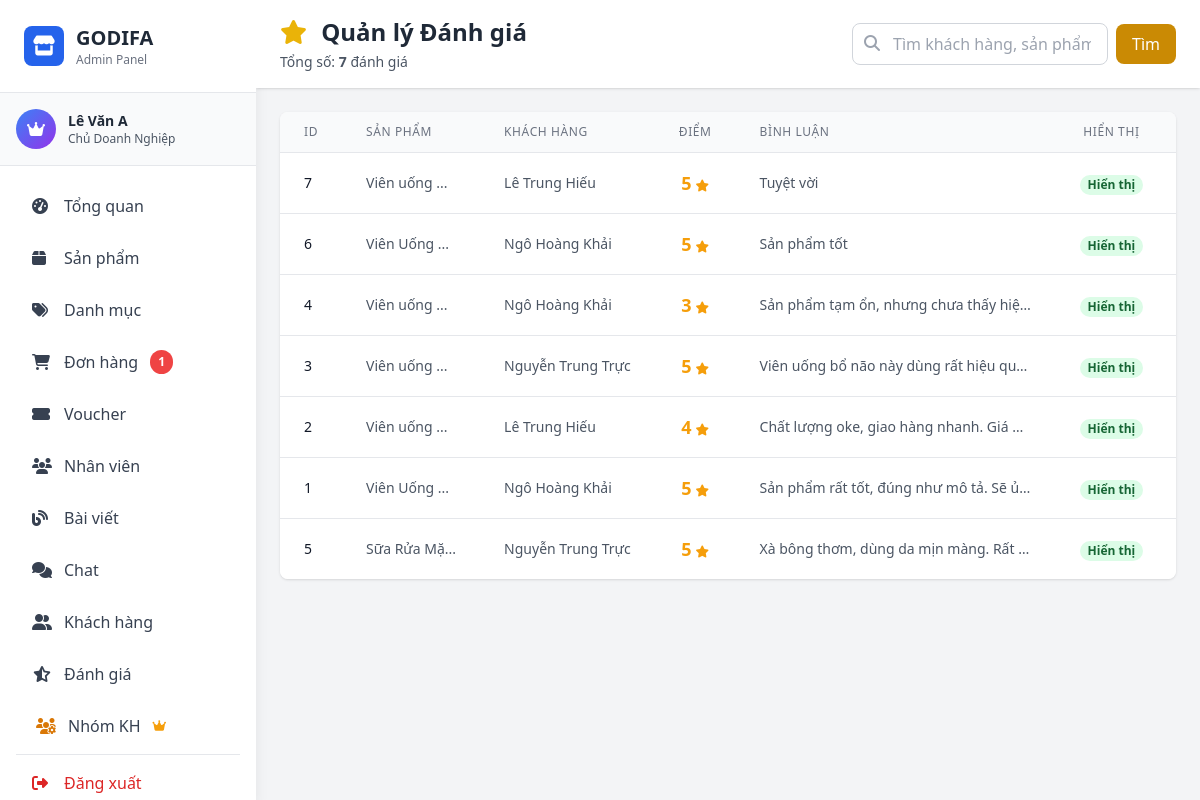
Page /admin/pages/reviews.php (signed in) on the earlier database version.
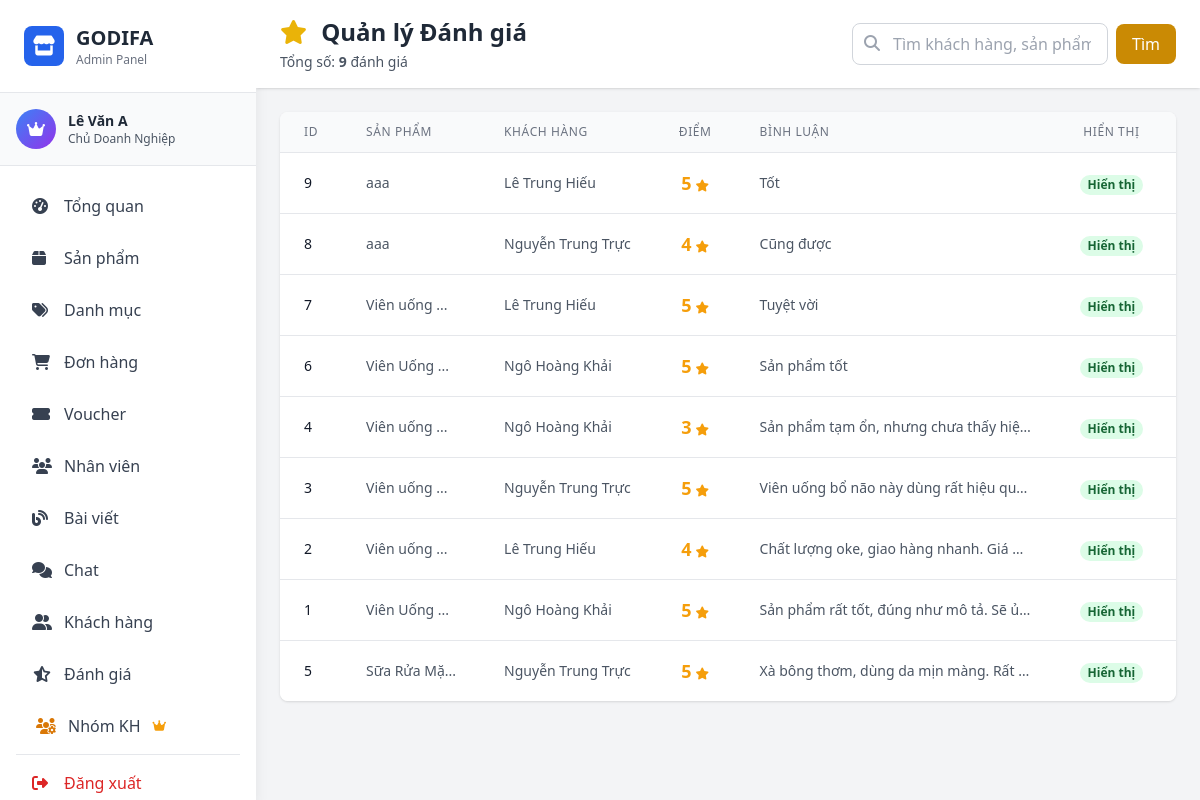
Same page on the later database version.
### tables this page shows
CREATE TABLE IF NOT EXISTS `review` (
  `reviewID` int NOT NULL AUTO_INCREMENT,
  `rating` int NOT NULL,
  `comment` varchar(500) NOT NULL,
  `dateReview` datetime NOT NULL DEFAULT CURRENT_TIMESTAMP,
  `orderID` int NOT NULL,
  `productID` int NOT NULL,
  `customerID` int NOT NULL,
  `status` tinyint NOT NULL DEFAULT '0',
  PRIMARY KEY (`reviewID`),
  KEY `fk_review_user` (`customerID`),
  KEY `fk_review_product` (`productID`),
  KEY `fk_review_order` (`orderID`)
);

CREATE TABLE IF NOT EXISTS `product` (
  `productID` int NOT NULL AUTO_INCREMENT,
  `productName` varchar(150) NOT NULL,
  `SKU_MRK` varchar(30) NOT NULL,
  `stockQuantity` int NOT NULL,
  `price` float NOT NULL,
  `description` varchar(500) NOT NULL,
  `image` varchar(100) NOT NULL,
  `categoryID` int NOT NULL,
  `status` tinyint(1) NOT NULL DEFAULT '1' COMMENT '1=Hoạt động, 0=Đã khóa',
  PRIMARY KEY (`productID`),
  KEY `fk_product_category` (`categoryID`)
);

CREATE TABLE IF NOT EXISTS `customer` (
  `customerID` int NOT NULL AUTO_INCREMENT,
  `customerName` varchar(100) NOT NULL,
  `phone` text NOT NULL,
  `email` varchar(100) NOT NULL,
  `password` varchar(100) NOT NULL,
  `status` tinyint(1) NOT NULL DEFAULT '1' COMMENT '1=Hoạt động, 0=Đã khóa',
  `groupID` int DEFAULT NULL COMMENT 'ID nhóm khách hàng',
  `note` text DEFAULT NULL COMMENT 'Ghi chú thông tin khách hàng',
  PRIMARY KEY (`customerID`),
  UNIQUE KEY `email` (`email`),
  KEY `idx_status` (`status`),
  KEY `idx_groupID` (`groupID`)
);

### model/mReview.php (called while the page is built, shortened)
<?php
require_once __DIR__ . '/database.php';
class Review {
    private $conn;
    public function __construct() {
        $db = new clsKetNoi();
        $this->conn = $db->moKetNoi();
    }
    public function getFilteredReviews($search = '', $status = -1) {
        $sql = "
            SELECT
                r.*, c.customerName, p.productName
            FROM review r
            INNER JOIN customer c ON r.customerID = c.customerID
            INNER JOIN product p ON r.productID = p.productID
            WHERE 1=1
        ";
        $sql .= " ORDER BY r.dateReview DESC";
        $stmt = mysqli_prepare($this->conn, $sql);
        mysqli_stmt_execute($stmt);
        $result = mysqli_stmt_get_result($stmt);
        $reviews = [];
        while ($row = mysqli_fetch_assoc($result)) {
            $reviews[] = $row;
        }
        return $reviews;
    }
}

### model/database.php (called while the page is built, shortened)
<?php
class Database {
    private static $instance = null;
    private $connection;
    private function __construct() {
        try {
            $this->connection = mysqli_connect(
                self::DB_HOST,
                self::DB_USER,
                self::DB_PASS,
                self::DB_NAME
            );
            mysqli_set_charset($this->connection, self::DB_CHARSET);
        } catch (Exception $e) {
            die("Database Error: " . $e->getMessage());
        }
    }
    public static function getInstance() {
        if (self::$instance === null) {
            self::$instance = new self();
        }
        return self::$instance;
    }
    public function getConnection() {
        return $this->connection;
    }
}
class clsKetNoi {
    public function moKetNoi() {
        return Database::getInstance()->getConnection();
    }
}
?>

### controller/admin/cReview.php (called while the page is built, shortened)
<?php
require_once __DIR__ . '/../../model/mReview.php';
class cReview {
    protected $reviewModel;
    public function __construct() {
        $this->reviewModel = new Review();
    }
    public function getReviews($search = '', $status = -1) {
        return $this->reviewModel->getFilteredReviews($search, $status);
    }
}

### admin/pages/reviews.php (the view, shortened to what the rows shown need)
<?php
require_once __DIR__ . '/../../controller/admin/cReview.php';
$reviewController = new cReview();
$searchKeyword = isset($_GET['search']) ? trim($_GET['search']) : '';
$reviews = $reviewController->getReviews($searchKeyword, -1);
include __DIR__ . '/../includes/header.php';
?>
<div class="flex h-screen bg-gray-100">
    <?php include __DIR__ . '/../includes/sidebar.php'; ?>
    <div class="flex-1 overflow-y-auto ml-64">
        <div class="bg-white shadow sticky top-0 z-10">
            <div class="px-4 md:px-6 py-4 flex flex-wrap justify-between items-center gap-4">
                <div>
                    <h1 class="text-xl md:text-2xl font-bold text-gray-800">
                        <i class="fas fa-star text-yellow-500 mr-2"></i>
                        Quản lý Đánh giá
                    </h1>
                </div>
            </div>
        </div>
        <div class="p-4 md:p-6">
            <div class="bg-white rounded-lg shadow overflow-hidden">
                <?php if (empty($reviews)): ?>
                <div class="p-8 text-center text-gray-500">
                    <i class="fas fa-search-minus text-4xl mb-2 text-gray-300"></i>
                    <p>Không tìm thấy đánh giá nào phù hợp.</p>
                </div>
                <?php else: ?>
                <table class="min-w-full divide-y divide-gray-200" id="reviewsTable">
                    <thead class="bg-gray-50">
                        <tr>
                            <th class="px-6 py-3 text-left text-xs font-medium text-gray-500 uppercase tracking-wider">ID</th>
                            <th class="px-6 py-3 text-left text-xs font-medium text-gray-500 uppercase tracking-wider">Sản phẩm</th>
                            <th class="px-6 py-3 text-left text-xs font-medium text-gray-500 uppercase tracking-wider">Khách hàng</th>
                            <th class="px-6 py-3 text-center text-xs font-medium text-gray-500 uppercase tracking-wider">Điểm</th>
                            <th class="px-6 py-3 text-left text-xs font-medium text-gray-500 uppercase tracking-wider">Bình luận</th>
                            <th class="px-6 py-3 text-center text-xs font-medium text-gray-500 uppercase tracking-wider">Hiển thị</th>
                            <th class="px-6 py-3 text-center text-xs font-medium text-gray-500 uppercase tracking-wider">Thao tác</th>
                        </tr>
                    </thead>
                    <tbody class="bg-white divide-y divide-gray-200">
                        <?php foreach ($reviews as $review): ?>
                        <?php
                        $reviewID = $review['reviewID'] ?? 0;
                        $productName = htmlspecialchars($review['productName'] ?? 'Sản phẩm N/A');
                        $customerName = htmlspecialchars($review['customerName'] ?? 'Khách hàng N/A');
                        $rating = $review['rating'] ?? 0;
                        $comment = htmlspecialchars($review['comment'] ?? 'Không có bình luận.');
                        $status = $review['status'] ?? 1;
                        $statusText = ($status == 1) ? 'Hiển thị' : 'Đang ẩn';
                        $statusColor = ($status == 1) ? 'bg-green-100 text-green-800' : 'bg-gray-100 text-gray-700';
                        $maxProductNameLength = 10;
                        $productNameExcerpt = mb_substr($productName, 0, $maxProductNameLength);
                        if (mb_strlen($productName) > $maxProductNameLength) {
                            $productNameExcerpt .= '...';
                        }
                        $commentExcerpt = mb_substr($comment, 0, 50) . (mb_strlen($comment) > 50 ? '...' : '');
                        ?>
                        <tr class="<?php echo $status != 1 ? 'opacity-75' : ''; ?>" data-review-id="<?php echo $reviewID; ?>">
                            <td class="px-6 py-4 whitespace-nowrap text-sm font-medium text-gray-900"><?php echo $reviewID; ?></td>
                            <td class="px-6 py-4 whitespace-nowrap text-sm text-gray-600" title="<?php echo $productName; ?>"><?php echo $productNameExcerpt; ?></td>
                            <td class="px-6 py-4 whitespace-nowrap text-sm text-gray-600"><?php echo $customerName; ?></td>
                            <td class="px-6 py-4 whitespace-nowrap text-sm text-gray-600 text-center">
                                <span class="font-bold text-lg text-amber-500"><?php echo $rating; ?></span><i class="fas fa-star text-xs ml-1 text-amber-500"></i>
                            </td>
                            <td class="px-6 py-4 max-w-xs text-sm text-gray-600 truncate" title="<?php echo htmlspecialchars($comment); ?>"><?php echo $commentExcerpt; ?></td>
                            <td class="px-6 py-4 whitespace-nowrap text-center">
                                <span class="px-2 inline-flex text-xs leading-5 font-semibold rounded-full <?php echo $statusColor; ?>" data-status-id="<?php echo $status; ?>">
                                    <?php echo $statusText; ?>
                                </span>
                            </td>
                            <td class="px-6 py-4 whitespace-nowrap text-sm font-medium text-center">
                            </td>
                        </tr>
                        <?php endforeach; ?>
                    </tbody>
                </table>
                <?php endif; ?>
            </div>
        </div>
    </div>
</div>
<?php include __DIR__ . '/../includes/footer.php'; ?>

Differences in the rows shown:
added review: reviewID "9", productID.productName "aaa", customerID.customerName "Lê Trung Hiếu", rating "5", comment "Tốt", status "Hiển thị"
added review: reviewID "8", productID.productName "aaa", customerID.customerName "Nguyễn Trung Trực", rating "4", comment "Cũng được", status "Hiển thị"
Other differences:
$totalReviews: "7" → "9"
$pendingOrdersCount: "1" → (not shown)
